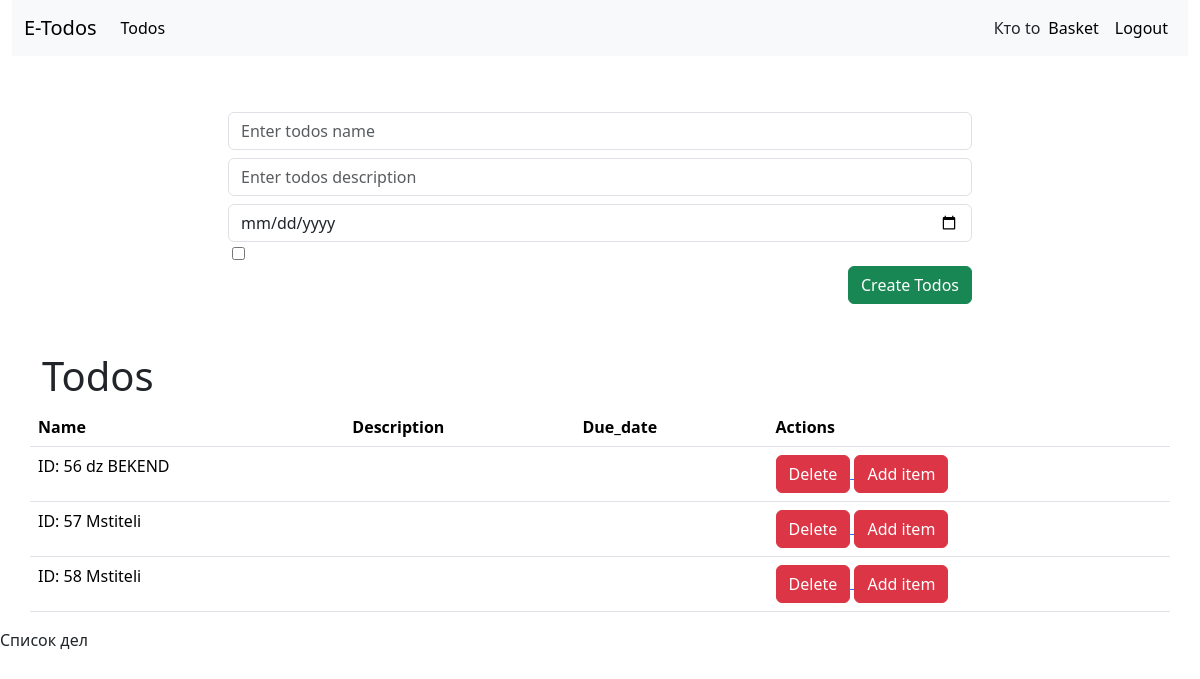
Screenshot of /todos/ (signed in) with the database file from the repository.
### todos/models.py (models this page shows)
class Todo(models.Model):
    title = models.CharField(null=False, max_length=255, default='')
    description = models.CharField(null=False, max_length=2000, default='')
    due_date = models.DateField(null=False, max_length=255, default='')
    status = models.BooleanField(null=False, default=0)
    owner = models.ForeignKey(User, on_delete=models.CASCADE, null=True)
    class Meta:
        verbose_name = 'Todo'
        verbose_name_plural = 'Todos'
    def __str__(self):
        return f'ID: {self.id} {self.title}'

### todos/views.py (the view, shortened to what this page needs)
# urls.py: path('todos/', todo_page_view, name='todo'),
def todo_page_view(request):
        if request.method == 'GET':
            form = CreateTodoForm()
            todos = Todo.objects.all()
            return render(request, 'todos/index.html', {'todos': todos, 'form': form})

### todos/forms.py
class CreateTodoForm(forms.Form):
    title = forms.CharField(min_length=1, max_length=255, required=True,
                            widget=forms.TextInput(attrs={'class': 'form-control',
                                                          'placeholder': 'Enter todos name'
                                                          }))
    description = forms.CharField(min_length=1, max_length=3000, required=False,
                                  widget=forms.TextInput(attrs={'class': 'form-control',
                                                                'placeholder': 'Enter todos description '
                                                                }))
    due_date = forms.DateField(required=True,
                               widget=forms.TextInput(attrs={'type': 'date', 'class': 'form-control',
                                                                'placeholder': 'Enter todos due_date'
                                                             }))
    status = forms.BooleanField(required=False,)

### todos/templates/todos/index.html (shortened to what this page needs)
{% extends 'base.html' %}
{% block content %}
        <div class="container-fluid">
            <div class="row">
                <div class="col-12">
                    {% include 'header.html' %}
                </div>
            </div>
        </div>
        <div class="container">
                <div class="col-8 offset-2">
                    <form action="{% url 'todo' %}" method="POST" class="my-5">
                        {% for field in form %}
                            <div class="md-3" >
                                    {{ field }}
                            </div>
                        {% endfor %}
                        <div class="d-flex justify-content-end">
                            <button class="btn btn-success" type="submit"> Create Todos </button>
                        </div>
                    </form>
                </div>
             <div class="row">
                 <div class="col-12">
                     <h1>Todos</h1>
                 </div>
                    {% if todos|length > 0 %}
                        <table class="table">
                          <thead>
                            <tr>
                              <th scope="col">Name</th>
                              <th scope="col">Description</th>
                              <th scope="col">Due_date</th>
                                <th scope="col">Actions</th>
                            </tr>
                          </thead>
                          <tbody>
                           {% for todo in todos %}
                                    <tr>
                                      <td>{{ todo }}</td>
                                      <td>{{ todo_details }}</td>
                                      <td>{{ delete_todo_page }}</td>
                                      <td>
                                           <a href="{% url 'delete_todo_page' pk=todo.id %}" class="delete-link">
                                               <button class="btn btn-danger">Delete</button>
                                           </a>
                                          <a href="{% url 'add_to_basket' pk=todo.id %}" class="delete-link">
                                               <button class="btn btn-danger">Add item</button>
                                           </a>
                                      </td>
                                    </tr>
                            {% endfor %}
                          </tbody>
                        </table>
                    {% else %}
                        <div class="col-12">
                            <p style="text-align: center;">Alas, No Magical Todos Found </p>
                        </div>
                    {% endif %}
            </div>
        </div>
{% endblock %}

### templates/header.html (shortened to what this page needs)
<nav class="navbar navbar-expand-lg bg-body-tertiary">
  <div class="container-fluid">
      <a class="navbar-brand" href="{% url 'index_page' %}">E-Todos</a>
    <div class="collapse navbar-collapse" id="navbarTogglerDemo02">
      <ul class="navbar-nav me-auto mb-2 mb-lg-0 ">
        <li class="nav-item">
          <a class="nav-link active" aria-current="page" href="{% url 'todo' %}">Todos</a>
        </li>
      </ul>
        <ul class="navbar-nav mb-2 mb-lg-0 d-flex justify-content-end align-items-center">
                {% if user.is_authenticated %}
                <li class="nav-item">
                    {{ user.first_name }} {{ user.last_name}}
                </li>
                <li class="nav-item">
                    <a class="nav-link active" aria-current="page" href="{% url 'basket' %}">Basket</a>
                </li>
                <li class="nav-item">
                    <a class="nav-link active" aria-current="page" href="{% url 'logout' %}">Logout</a>
                </li>
                {% endif %}
            </ul>
    </div>
  </div>
</nav>

### rows the page displays
Todo: id+title "ID: 56 dz BEKEND"
Todo: id+title "ID: 57 Mstiteli"
Todo: id+title "ID: 58 Mstiteli"

### other values shown
{{ user.first_name }} "Кто"
{{ user.last_name }} "to"
